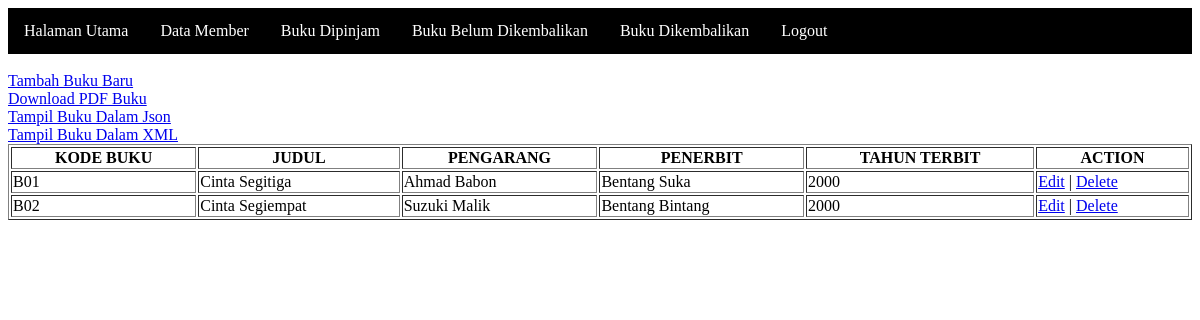
/responsi/tampil_data.php (signed in), run on the app's committed database.
### tables this page shows
CREATE TABLE `buku` (
  `kodebk` varchar(40) NOT NULL,
  `judul` varchar(100) NOT NULL,
  `pengarang` varchar(40) NOT NULL,
  `penerbit` varchar(40) NOT NULL,
  `thnterbit` int(11) NOT NULL
);

### responsi/tampil_data.php (the view, shortened to what this page needs)
<?php
include_once("koneksi.php");
$result = mysqli_query($konek, "SELECT * FROM buku");
?>
<html>
<head>
</head>
<body>
    <ul>
        <li><a href="tampil_data.php">Halaman Utama</a></li>
        <li><a href="tampil_member.php">Data Member</a></li>
        <li><a href="tampil_dipinjam.php">Buku Dipinjam</a></li>
        <li><a href="tampil_belum_dikembalikan.php">Buku Belum Dikembalikan</a></li>
        <li><a href="tampil_dikembalikan.php">Buku Dikembalikan</a></li>
        <li><a href="logout.php">Logout</a></li>
    </ul>
    <br>
    <a href="tambah_buku.php">Tambah Buku Baru</a><br />
    <a href="pdf_buku.php">Download PDF Buku</a><br />
    <a href="json_buku.php">Tampil Buku Dalam Json</a><br />
    <a href="xml_buku.php">Tampil Buku Dalam XML</a><br />
    <table width='100%' border=1>
        <tr>
            <th>KODE BUKU</th>
            <th>JUDUL</th>
            <th>PENGARANG</th>
            <th>PENERBIT</th>
            <th>TAHUN TERBIT</th>
            <th>ACTION</th>
        </tr>
        <?php
        while ($user_data = mysqli_fetch_array($result)) {
            echo "<tr>";
            echo "<td>" . $user_data['kodebk'] . "</td>";
            echo "<td>" . $user_data['judul'] . "</td>";
            echo "<td>" . $user_data['pengarang'] . "</td>";
            echo "<td>" . $user_data['penerbit'] . "</td>";
            echo "<td>" . $user_data['thnterbit'] . "</td>";
            echo "<td><a href='edit.php?nim=$user_data[kodebk]'>Edit</a> |
<a href='delete_buku.php?kodebk=$user_data[kodebk]'>Delete</a></td></tr>";
        }
        ?>
    </table>
</body>
</html>

### responsi/tampil_data.php (style rules this page uses)
ul { list-style-type: none; margin: 0; padding: 0; overflow: hidden; background-color: #000; }
li { float: left; }
li a { display: block; color: white; text-align: center; padding: 14px 16px; text-decoration: none; }

### data on the page
buku: kodebk "B01", judul "Cinta Segitiga", pengarang "Ahmad Babon", penerbit "Bentang Suka", thnterbit "2000"
buku: kodebk "B02", judul "Cinta Segiempat", pengarang "Suzuki Malik", penerbit "Bentang Bintang", thnterbit "2000"
